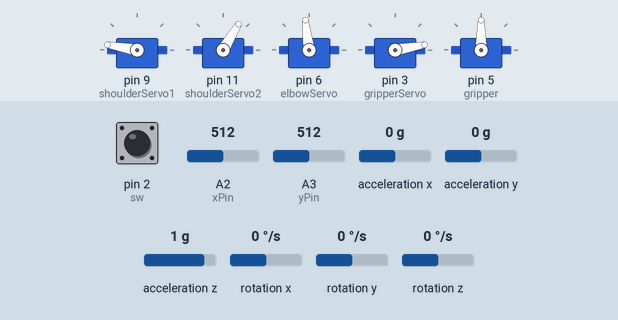
Bench run of a sketch on a simulated Arduino Uno, built with avr-gcc and run on an emulated ATmega328P. On the bench: 5 × servo. Wiring (inferred from the names in the program): MPU-6050 motion sensor at I2C address 0x68. The test bench sets the inputs (shaded band); at power-on: A2 (xPin) = 512, A3 (yPin) = 512, pin 2 (sw) LOW, acceleration x 0 g, acceleration y 0 g, acceleration z 1 g, rotation x 0 °/s, rotation y 0 °/s, rotation z 0 °/s. What the sketch prints to the serial monitor is not drawn.

Above: at 5.9 s.
6.0 s: A2 (xPin) set to 500
7.5 s: A3 (yPin) set to 587
9.0 s: A3 (yPin) set to 617
At 9.47 s:
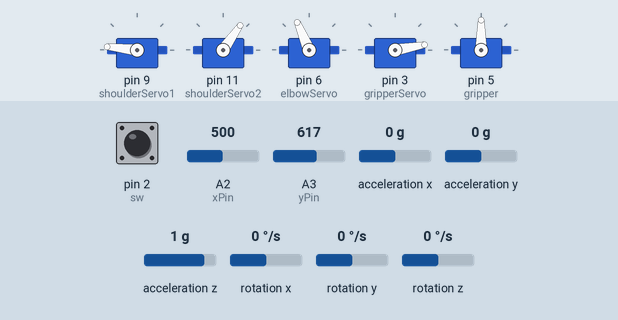
At 11.77 s:
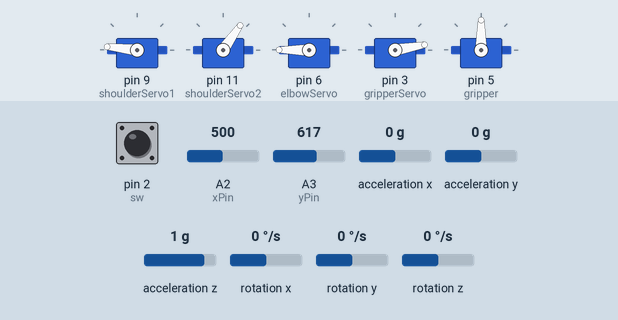
12.0 s: A2 (xPin) set to 716
At 13.7 s:
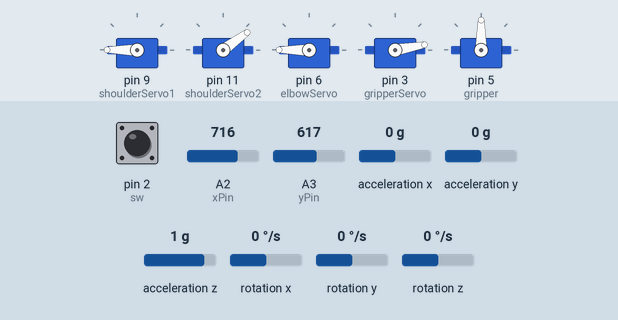
14.0 s: A2 (xPin) set to 30
At 16.31 s:
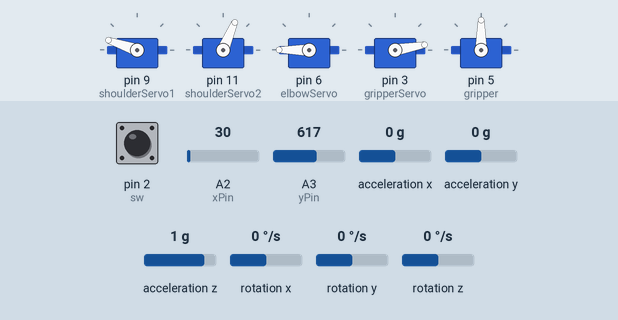
17.0 s: pin 2 (sw) pulled HIGH for 3.2 s
Timing chart, 0 to 31.6 s (numbered marks = the images above; inputs shaded):
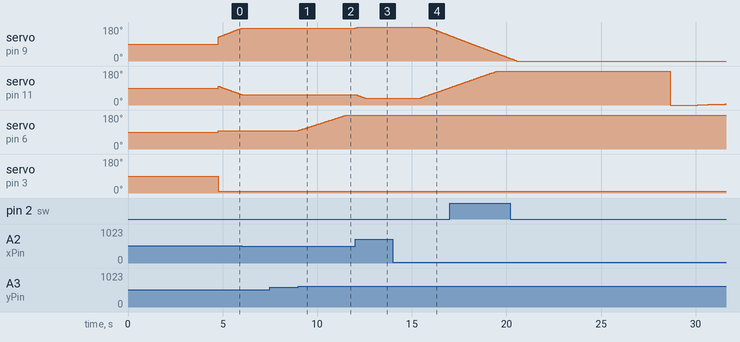

The sketch:

Knob.ino
```cpp
#include <Servo.h>
#include <Wire.h>
//Declaring some global variables
int gyro_x, gyro_y, gyro_z;
long gyro_x_cal, gyro_y_cal, gyro_z_cal;
boolean set_gyro_angles;

long acc_x, acc_y, acc_z, acc_total_vector;
float angle_roll_acc, angle_pitch_acc;

float angle_pitch, angle_roll;
int angle_pitch_buffer, angle_roll_buffer;
float angle_pitch_output, angle_roll_output;

long loop_timer;
int temp;
Servo shoulderServo1;
Servo shoulderServo2;
Servo elbowServo;
Servo gripperServo;
Servo gripper;
int beta1,beta2;
int x = 70;
int y = 90;
int  yPin = A3;
int xPin = A2;
int x_axis = 0 ;
int y_axis = 0 ;
int sw = 2;
int button = 0;
void setup()
{
  //Serial.begin(9600);
  shoulderServo1.attach(9);
  shoulderServo2.attach(11);
  elbowServo.attach(6);
  gripperServo.attach(3) ;
  gripper.attach(5);
  pinMode(xPin, INPUT);
  pinMode(yPin, INPUT);
  pinMode(sw, INPUT);

  Wire.begin();                                                        //Start I2C as master
  setup_mpu_6050_registers();                                          //Setup the registers of the MPU-6050
  for (int cal_int = 0; cal_int < 1000 ; cal_int ++){                  //Read the raw acc and gyro data from the MPU-6050 for 1000 times
    read_mpu_6050_data();
    gyro_x_cal += gyro_x;                                              //Add the gyro x offset to the gyro_x_cal variable
    gyro_y_cal += gyro_y;                                              //Add the gyro y offset to the gyro_y_cal variable
    gyro_z_cal += gyro_z;                                              //Add the gyro z offset to the gyro_z_cal variable
    delay(3);                                                          //Delay 3us to have 250Hz for-loop
  }

  // divide by 1000 to get avarage offset
  gyro_x_cal /= 1000;
  gyro_y_cal /= 1000;
  gyro_z_cal /= 1000;
  Serial.begin(115200);
  loop_timer = micros();                                               //Reset the loop timer
}

void loop()
{
if (x <= 160){
  button = digitalRead(sw);
  if (button == HIGH){

    Serial.println("open");
  }
  else{
    Serial.println("close");
  }


  joystick();
//beta1 = map(x, 70, 160, 152, 60);

beta1 = map(x, -30, 140, 50, 180);
int beta11 = map(x, -30, 140, 170, 50);

beta2 = map(x, -30, 140, 170, 40);
shoulderServo1.write(beta1);
int beta3 = map(y, 0, 140, 40, 130);
elbowServo.write(beta3);
shoulderServo2.write(beta11);
gripperServo.write(10);
//gripper.write(y);


read_mpu_6050_data();
 //Subtract the offset values from the raw gyro values
  gyro_x -= gyro_x_cal;
  gyro_y -= gyro_y_cal;
  gyro_z -= gyro_z_cal;

  //Gyro angle calculations . Note 0.0000611 = 1 / (250Hz x 65.5)
  angle_pitch += gyro_x * 0.0000611;                                   //Calculate the traveled pitch angle and add this to the angle_pitch variable
  angle_roll += gyro_y * 0.0000611;                                    //Calculate the traveled roll angle and add this to the angle_roll variable
  //0.000001066 = 0.0000611 * (3.142(PI) / 180degr) The Arduino sin function is in radians
  angle_pitch += angle_roll * sin(gyro_z * 0.000001066);               //If the IMU has yawed transfer the roll angle to the pitch angel
  angle_roll -= angle_pitch * sin(gyro_z * 0.000001066);               //If the IMU has yawed transfer the pitch angle to the roll angel

  //Accelerometer angle calculations
  acc_total_vector = sqrt((acc_x*acc_x)+(acc_y*acc_y)+(acc_z*acc_z));  //Calculate the total accelerometer vector
  //57.296 = 1 / (3.142 / 180) The Arduino asin function is in radians
  angle_pitch_acc = asin((float)acc_y/acc_total_vector)* 57.296;       //Calculate the pitch angle
  angle_roll_acc = asin((float)acc_x/acc_total_vector)* -57.296;       //Calculate the roll angle

  angle_pitch_acc -= 0.0;                                              //Accelerometer calibration value for pitch
  angle_roll_acc -= 0.0;                                               //Accelerometer calibration value for roll

  if(set_gyro_angles){                                                 //If the IMU is already started
    angle_pitch = angle_pitch * 0.9996 + angle_pitch_acc * 0.0004;     //Correct the drift of the gyro pitch angle with the accelerometer pitch angle
    angle_roll = angle_roll * 0.9996 + angle_roll_acc * 0.0004;        //Correct the drift of the gyro roll angle with the accelerometer roll angle
  }
  else{                                                                //At first start
    angle_pitch = angle_pitch_acc;                                     //Set the gyro pitch angle equal to the accelerometer pitch angle
    angle_roll = angle_roll_acc;                                       //Set the gyro roll angle equal to the accelerometer roll angle
    set_gyro_angles = true;                                            //Set the IMU started flag
  }

  //To dampen the pitch and roll angles a complementary filter is used
  angle_pitch_output = angle_pitch_output * 0.9 + angle_pitch * 0.1;   //Take 90% of the output pitch value and add 10% of the raw pitch value
  angle_roll_output = angle_roll_output * 0.9 + angle_roll * 0.1;      //Take 90% of the output roll value and add 10% of the raw roll value
  Serial.print(" | Angle  = "); Serial.println(angle_pitch_output);

 while(micros() - loop_timer < 4000);                                 //Wait until the loop_timer reaches 4000us (250Hz) before starting the next loop
 loop_timer = micros();//Reset the loop timer


Serial.println(y);
Serial.print("x= ");Serial.println(x);
Serial.print("y= ");Serial.println(y);
Serial.print("beta1= ");Serial.println(x);

Serial.print("beta11= ");Serial.println(beta11);
delay(15);
 }

 else
 joystick();
}

void joystick (){
int xPosition  = analogRead(xPin) ;
int  yPosition = analogRead(yPin) ;

if ( xPosition >511 )
 x_axis = 1 ;
else if ( xPosition < 170 )
x_axis = -1 ;
 else if ( xPosition >= 170 && xPosition <= 511)
x_axis = 0 ;

if ( yPosition >600 )
 y_axis = 1 ;
else if ( yPosition < 170 )
 y_axis = -1 ;
else if ( yPosition >= 170 && yPosition <= 600)
 y_axis = 0 ;

x = x + x_axis;
 y = y + y_axis;
}

void setup_mpu_6050_registers(){
  //Activate the MPU-6050
  Wire.beginTransmission(0x68);                                        //Start communicating with the MPU-6050
  Wire.write(0x6B);                                                    //Send the requested starting register
  Wire.write(0x00);                                                    //Set the requested starting register
  Wire.endTransmission();
  //Configure the accelerometer (+/-8g)
  Wire.beginTransmission(0x68);                                        //Start communicating with the MPU-6050
  Wire.write(0x1C);                                                    //Send the requested starting register
  Wire.write(0x10);                                                    //Set the requested starting register
  Wire.endTransmission();
  //Configure the gyro (500dps full scale)
  Wire.beginTransmission(0x68);                                        //Start communicating with the MPU-6050
  Wire.write(0x1B);                                                    //Send the requested starting register
  Wire.write(0x08);                                                    //Set the requested starting register
  Wire.endTransmission();
}


void read_mpu_6050_data(){                                             //Subroutine for reading the raw gyro and accelerometer data
  Wire.beginTransmission(0x68);                                        //Start communicating with the MPU-6050
  Wire.write(0x3B);                                                    //Send the requested starting register
  Wire.endTransmission();                                              //End the transmission
  Wire.requestFrom(0x68,14);                                           //Request 14 bytes from the MPU-6050
  while(Wire.available() < 14);                                        //Wait until all the bytes are received
  acc_x = Wire.read()<<8|Wire.read();
  acc_y = Wire.read()<<8|Wire.read();
  acc_z = Wire.read()<<8|Wire.read();
  temp = Wire.read()<<8|Wire.read();
  gyro_x = Wire.read()<<8|Wire.read();
  gyro_y = Wire.read()<<8|Wire.read();
  gyro_z = Wire.read()<<8|Wire.read();
}
```

Measured:
- after the input at 6.0 s, servo on pin 9 (shoulderServo1): stays 174° (without the input it goes to 175° after 0.01 s); servo on pin 11 (shoulderServo2): stays 55° (without the input it goes to 53° after 0.05 s)
- after the input at 9.0 s, servo on pin 6 (elbowServo): moves from 97° to 180° over 2.5 s, starting at once
- after the input at 12.0 s, servo on pin 9 (shoulderServo1): 174° → 180° at once; servo on pin 11 (shoulderServo2): moves from 55° to 36° over 0.50 s, starting at once
- after the input at 14.0 s, servo on pin 9 (shoulderServo1): moves from 180° to 136° over 1.1 s, starting after 1.8 s; servo on pin 11 (shoulderServo2): moves from 36° to 91° over 1.5 s, starting after 1.4 s
